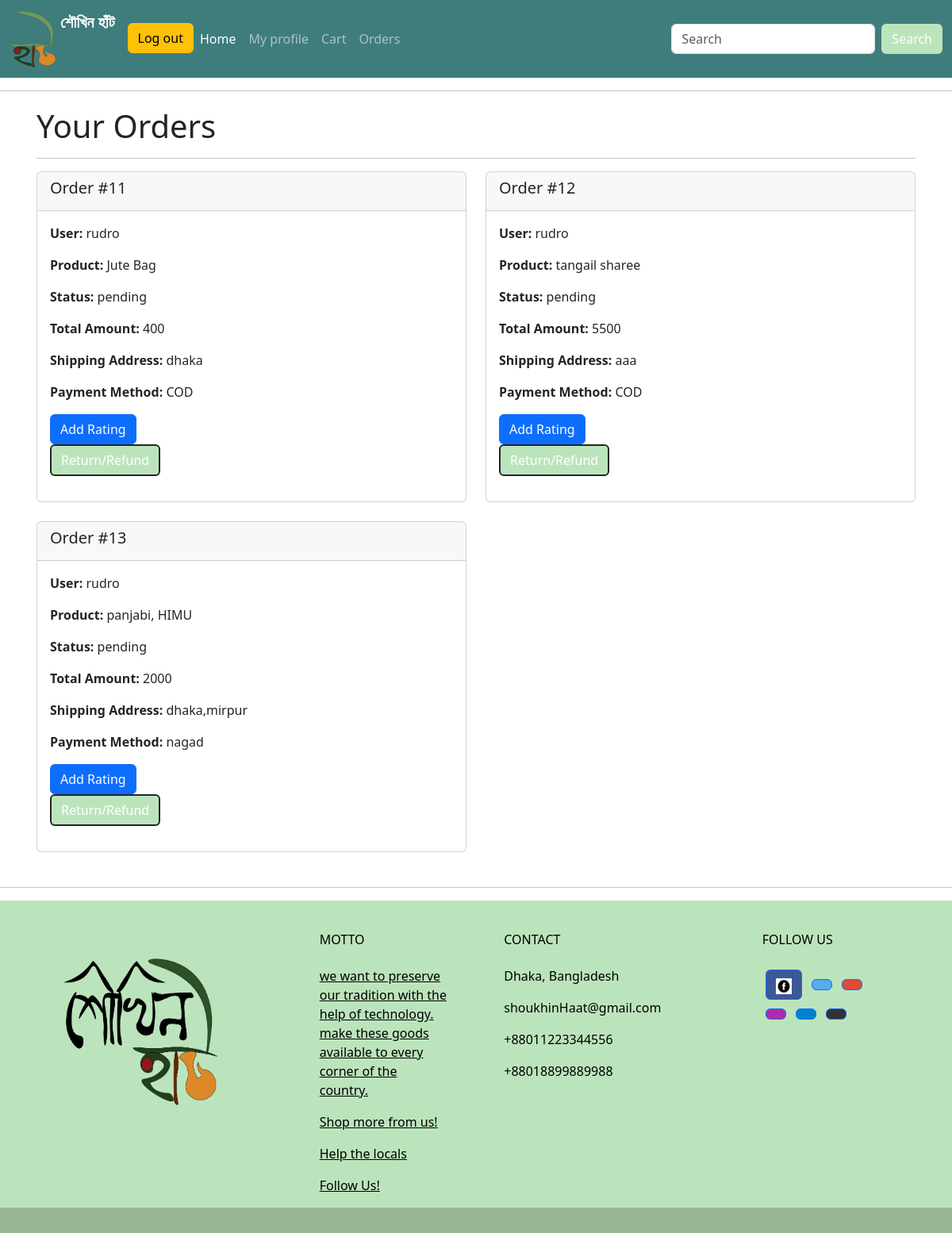
The app's page //orders/ (signed in) with its own data.
### shoukhin/models.py (models this page shows, shortened)
class Order(models.Model):
    STATUS_CHOICES = [
         ('pending', 'pending'),
         ('processing', 'processing'),
         ('shipped', 'shipped'),
         ('delivered', 'delivered'),
         ('cancelled', 'cancelled'),
    ]
    PAYMENT_CHOICES = [
        ('bkash', 'bkash'),
        ('COD', 'COD'),
        ('bank', 'bank'),
        ('nagad', 'nagad'),
        ('rocket', 'rocket'),
    ]
    user = models.ForeignKey(User, on_delete=models.CASCADE)
    product = models.ForeignKey(product, on_delete=models.CASCADE, blank=True, null=True)
    created_at = models.DateTimeField(default=timezone.now)
    status = models.CharField(max_length=30, choices=STATUS_CHOICES, default='pending',blank=True,null=True)
    total_amount = models.IntegerField()
    shipping_address = models.TextField(max_length=200)
    payment_method = models.CharField(max_length=30,choices=PAYMENT_CHOICES, default='COD',blank=True,null=True)

class product(models.Model):
    CATEGORY_CHOICES = CATEGORY_CHOICES = [
        ('jute', 'Jute'),
        ('clothing', 'Clothing'),
        ('jewellery', 'Jewellery'),
        ('food', 'Food'),
        ('home_decor', 'Home Decor'),
        ('pottery', 'Pottery'),
        ('nakshi_kantha', 'Nakshi Kantha'),
        ('others', 'Others'),
    ]
    name = models.CharField(max_length=200)
    price = models.IntegerField()
    description = models.TextField(blank=True,null=True)
    measurements = models.CharField(max_length=300)
    category = models.CharField(max_length=100, choices=CATEGORY_CHOICES, default='others')
    image = models.ImageField(upload_to='static/images', blank=True, null=True, default='static/images/default_no_img.jfif')
    stock = models.IntegerField(default=0)

### shoukhin/views.py (the view)
# urls.py: path('/orders/', s_view.orders, name='orders'),
def orders(request):
    order = Order.objects.filter(user=request.user)
    context = {
        'order': order,
    }
    return  render(request,template_name='body/orders.html',context=context)

### shoukhin/template/body/orders.html
{% extends 'body/main.html' %}
{% load static %}
{% block content %}
<div class="container">
  <h1>Your Orders</h1>
  <hr>
  <div class="row">
    {% for o in order %}
    <div class="col-md-6 mb-4">
      <div class="card">
        <div class="card-header">
          <h5 class="card-title">Order #{{ o.id }}</h5>
        </div>
        <div class="card-body">
          <p><strong>User:</strong> {{ o.user }}</p>
          <p><strong>Product:</strong> {{ o.product.name }}</p>
          <p><strong>Status:</strong> {{ o.status }}</p>
          <p><strong>Total Amount:</strong> {{ o.total_amount }}</p>
          <p><strong>Shipping Address:</strong> {{ o.shipping_address }}</p>
          <p><strong>Payment Method:</strong> {{ o.payment_method }}</p>
         <a href="{% url 'add_rating' %}?order_id={{ o.id }}&product_name={{ o.product.name }}" class="btn btn-primary">Add Rating</a>
          <div> <a href="{% url 'refund' %}" class="btn custom-btn mb-3 border border-dark border-2">Return/Refund</a></div>
        </div>
      </div>
    </div>
    {% empty %}
    <div class="col-md-12">
      <p>No orders found.</p>
    </div>
    {% endfor %}
  </div>
</div>
{% endblock %}

### shoukhin/template/body/navbar.html (style rules this page uses)
.custom-btn { background-color: #BCE4BC; color: #fff; }

### records on screen
Order: id "11", user "rudro", product.name "Jute Bag", status "pending", total_amount "400", shipping_address "dhaka", payment_method "COD"
Order: id "12", user "rudro", product.name "tangail sharee", status "pending", total_amount "5500", shipping_address "aaa", payment_method "COD"
Order: id "13", user "rudro", product.name "panjabi, HIMU", status "pending", total_amount "2000", shipping_address "dhaka,mirpur", payment_method "nagad"
